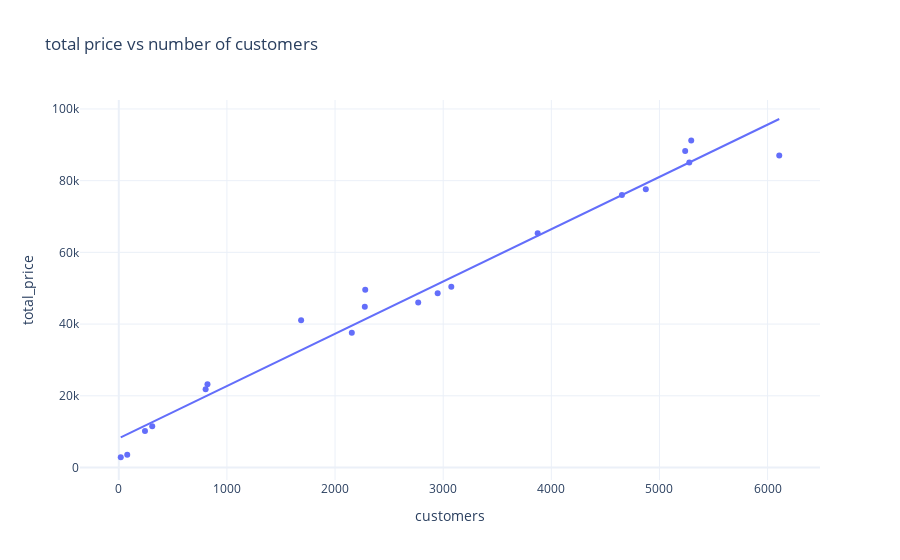

Write notebook code for a chart like this one.
### Code cell
fig = px.scatter(monthly_df, x='customers', y='total_price', trendline='ols', title='total price vs number of customers')
fig.show()

### Figure 1 — Plotly figure (JSON) as saved in the notebook; plotly's stock layout.template omitted (floating-point values rounded to 4 significant figures)
{"data": [{"hovertemplate": "customers=%{x}<br>total_price=%{y}<extra></extra>", "legendgroup": "", "marker": {"color": "#636efa", "symbol": "circle"}, "mode": "markers", "name": "", "orientation": "v", "showlegend": false, "type": "scatter", "x": [18, 78, 242, 309, 803, 820, 1686, 2279, 2275, 2949, 6108, 3874, 4874, 5238, 5276, 4653, 5294, 3075, 2769, 2155], "xaxis": "x", "y": [2864.0, 3584.0, 10200.0, 11520.0, 21840.0, 23250.0, 41050.0, 49550.0, 44830.0, 48570.0, 87010.0, 65310.0, 77570.0, 88280.0, 85050.0, 75980.0, 91220.0, 50440.0, 46050.0, 37580.0], "yaxis": "y"}, {"hovertemplate": "<b>OLS trendline</b><br>total_price = 14.5752 * customers + 8169.78<br>R<sup>2</sup>=0.975410<br><br>customers=%{x}<br>total_price=%{y} <b>(trend)</b><extra></extra>", "legendgroup": "", "marker": {"color": "#636efa", "symbol": "circle"}, "mode": "lines", "name": "", "showlegend": false, "type": "scatter", "x": [18, 78, 242, 309, 803, 820, 1686, 2155, 2275, 2279, 2769, 2949, 3075, 3874, 4653, 4874, 5238, 5276, 5294, 6108], "xaxis": "x", "y": [8432.0, 9307.0, 11700.0, 12670.0, 19870.0, 20120.0, 32740.0, 39580.0, 41330.0, 41390.0, 48530.0, 51150.0, 52990.0, 64630.0, 75990.0, 79210.0, 84510.0, 85070.0, 85330.0, 97190.0], "yaxis": "y"}], "layout": {"legend": {"tracegroupgap": 0}, "title": {"text": "total price vs number of customers"}, "xaxis": {"anchor": "y", "domain": [0, 1], "title": {"text": "customers"}}, "yaxis": {"anchor": "x", "domain": [0, 1], "title": {"text": "total_price"}}}}
